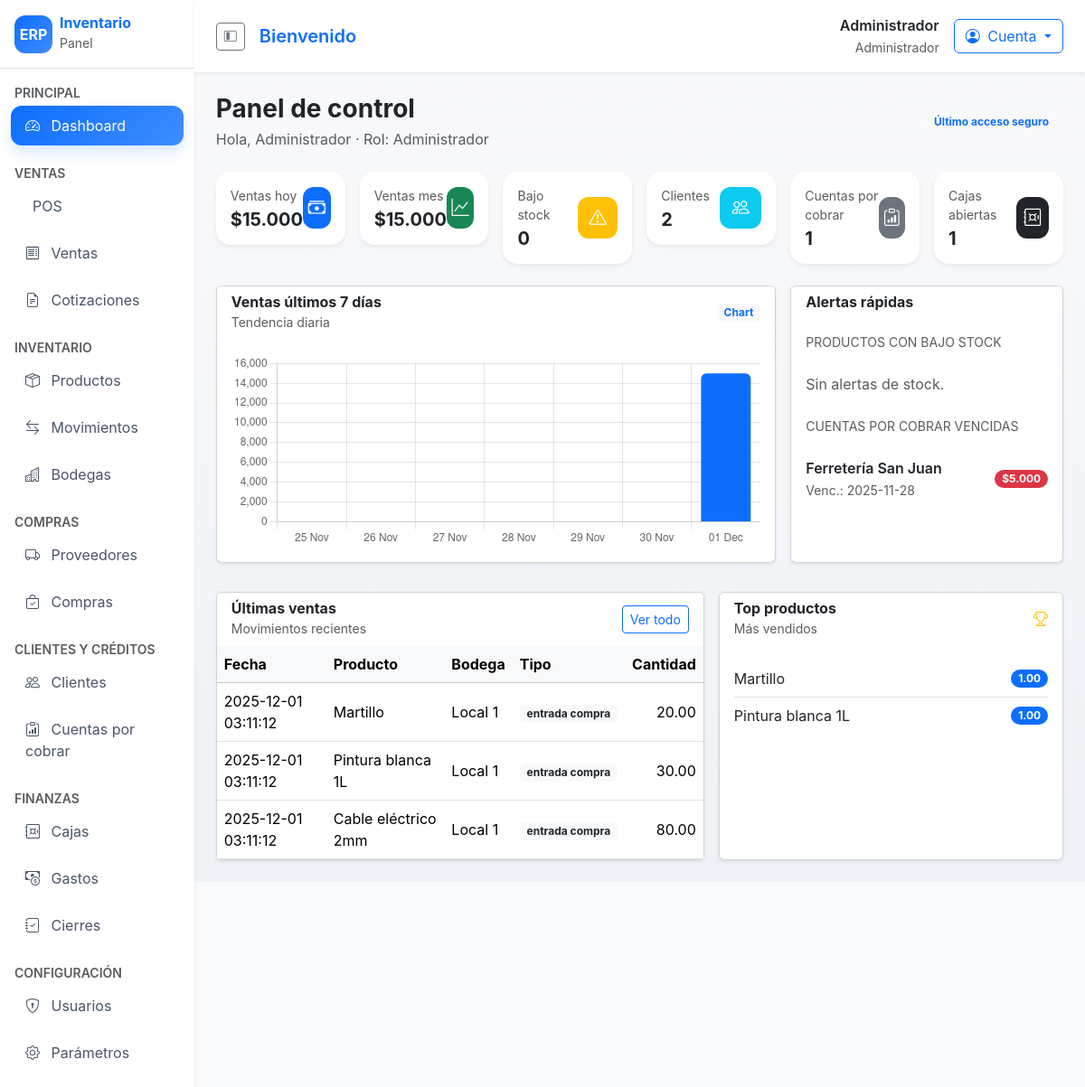
The app's page /dashboard (signed in) with its own data.
### tables this page shows
CREATE TABLE accounts_receivable (
    id INT AUTO_INCREMENT PRIMARY KEY,
    customer_id INT NOT NULL,
    sale_id INT NOT NULL,
    amount DECIMAL(12,2) NOT NULL,
    balance DECIMAL(12,2) NOT NULL,
    due_date DATE NOT NULL,
    created_at DATETIME DEFAULT CURRENT_TIMESTAMP,
    FOREIGN KEY (customer_id) REFERENCES customers(id),
    FOREIGN KEY (sale_id) REFERENCES sales(id)
);

CREATE TABLE customers (
    id INT AUTO_INCREMENT PRIMARY KEY,
    name VARCHAR(150) NOT NULL,
    tax_id VARCHAR(50),
    business VARCHAR(150),
    address VARCHAR(255),
    phone VARCHAR(50),
    email VARCHAR(120),
    payment_terms VARCHAR(50),
    credit_limit DECIMAL(12,2) DEFAULT 0,
    notes TEXT
);

CREATE TABLE inventory_movements (
    id INT AUTO_INCREMENT PRIMARY KEY,
    product_id INT NOT NULL,
    warehouse_id INT NOT NULL,
    user_id INT NOT NULL,
    type VARCHAR(50) NOT NULL,
    quantity DECIMAL(10,2) NOT NULL,
    unit_cost DECIMAL(12,2) DEFAULT 0,
    comments TEXT,
    movement_date DATETIME DEFAULT CURRENT_TIMESTAMP,
    FOREIGN KEY (product_id) REFERENCES products(id),
    FOREIGN KEY (warehouse_id) REFERENCES warehouses(id),
    FOREIGN KEY (user_id) REFERENCES users(id)
);

CREATE TABLE products (
    id INT AUTO_INCREMENT PRIMARY KEY,
    sku VARCHAR(50) NOT NULL,
    barcode VARCHAR(50),
    name VARCHAR(150) NOT NULL,
    description TEXT,
    category_id INT,
    unit VARCHAR(20) DEFAULT 'unidad',
    type ENUM('normal','servicio') DEFAULT 'normal',
    tax_included TINYINT(1) DEFAULT 1,
    cost_price DECIMAL(12,2) DEFAULT 0,
    sale_price DECIMAL(12,2) DEFAULT 0,
    discount_max DECIMAL(5,2) DEFAULT 0,
    stock_min INT DEFAULT 0,
    provider_id INT,
    status TINYINT(1) DEFAULT 1,
    created_at TIMESTAMP DEFAULT CURRENT_TIMESTAMP,
    FOREIGN KEY (category_id) REFERENCES categories(id),
    FOREIGN KEY (provider_id) REFERENCES providers(id)
);

CREATE TABLE warehouses (
    id INT AUTO_INCREMENT PRIMARY KEY,
    name VARCHAR(100) NOT NULL,
    address VARCHAR(255)
);

### app/views/dashboard/index.php (the view, shortened to what the rows shown need)
<div class="row g-3">
    <div class="col-lg-4">
        <div class="card shadow-sm h-100">
            <div class="card-body">
                <ul class="list-group list-group-flush">
                    <?php foreach ($alerts['receivables'] as $item): ?>
                        <li class="list-group-item d-flex justify-content-between align-items-center px-0">
                            <div>
                                <div class="fw-semibold"><?php echo Helper::e($item['name']); ?></div>
                                <small class="text-muted">Venc.: <?php echo $item['due_date']; ?></small>
                            </div>
                            <span class="badge rounded-pill text-bg-danger">$<?php echo number_format($item['balance'], 0, ',', '.'); ?></span>
                        </li>
                    <?php endforeach; ?>
                </ul>
            </div>
        </div>
    </div>
</div>
<div class="row g-3 mt-3">
    <div class="col-lg-7">
        <div class="card shadow-sm">
            <div class="table-responsive">
                <table class="table table-hover mb-0 align-middle">
                    <thead class="table-light">
                    <tr>
                        <th>Fecha</th>
                        <th>Producto</th>
                        <th>Bodega</th>
                        <th>Tipo</th>
                        <th class="text-end">Cantidad</th>
                    </tr>
                    </thead>
                    <tbody>
                    <?php foreach ($inventoryMovements as $move): ?>
                        <tr>
                            <td><?php echo $move['movement_date']; ?></td>
                            <td><?php echo Helper::e($move['product']); ?></td>
                            <td><?php echo Helper::e($move['warehouse']); ?></td>
                            <td><span class="badge bg-light text-dark"><?php echo Helper::e($move['type']); ?></span></td>
                            <td class="text-end"><?php echo $move['quantity']; ?></td>
                        </tr>
                    <?php endforeach; ?>
                    </tbody>
                </table>
            </div>
        </div>
    </div>
</div>
<script>
    const trendLabels = <?php echo json_encode(array_map(fn($row) => date('d M', strtotime($row['date'])), $salesTrend)); ?>;
    const trendValues = <?php echo json_encode(array_map(fn($row) => (float)$row['total'], $salesTrend)); ?>;
    const ctx = document.getElementById('salesChart').getContext('2d');
    new Chart(ctx, {
        type: 'bar',
        data: {
            labels: trendLabels,
            datasets: [{
                label: 'Ventas',
                data: trendValues,
                backgroundColor: '#0d6efd',
                borderRadius: 6,
            }]
        },
        options: {
            responsive: true,
            scales: {
                y: { beginAtZero: true }
            },
            plugins: {
                legend: { display: false }
            }
        }
    });
</script>

### records on screen
accounts_receivable: customer.name "Ferretería San Juan", due_date "2025-11-28", balance "5.000"
inventory_movements: movement_date "2025-12-01 03:11:12", product.name "Martillo", warehouse.name "Local 1", type "entrada compra", quantity "20.00"
inventory_movements: movement_date "2025-12-01 03:11:12", product.name "Pintura blanca 1L", warehouse.name "Local 1", type "entrada compra", quantity "30.00"
inventory_movements: movement_date "2025-12-01 03:11:12", product.name "Cable eléctrico 2mm", warehouse.name "Local 1", type "entrada compra", quantity "80.00"

### other values on screen
Helper::e($user['name']) "Administrador"
Helper::e($user['role_name'] ?? $user['role_slug'] ?? 'Usuario') "Administrador"
Helper::e($user['role_name'] ?? $user['role_slug']) "Administrador"
$stats['today'] "15.000"
$stats['month'] "15.000"
$counters['low_stock_count'] "0"
$counters['customers'] "2"
$counters['receivables'] "1"
$counters['open_cash'] "1"
Helper::e($product['name']) "Martillo"
$product['qty'] "1.00"
Helper::e($product['name']) "Pintura blanca 1L"
